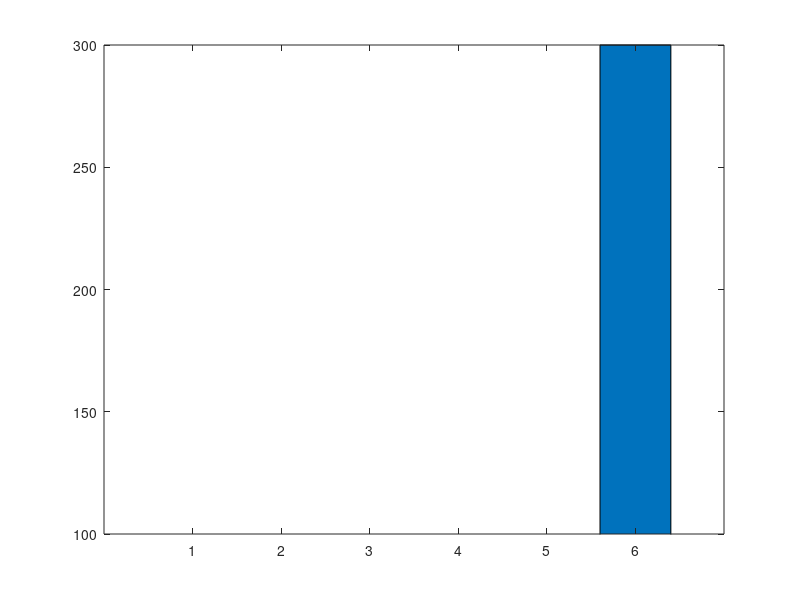

Write MATLAB code to recreate this figure.
a=[1 3 6 4 5 300];

ylim1=[0 20];
ylim2=[100 300];
xlim=[0 length(a)+1];

figure;

% retrieve your default axis pos
clf;
p0=get(gca,'position')
delete(gcf);

% create axis1
%a1=axes('position',[p0(1) p0(2) p0(3)/2-.025 p0(4)]);
%a1=axes('position',[p0(1) p0(2) p0(3) p0(4)/2]);
%a2=axes('position',[p0(1) p0(4)/2+.145 p0(3) p0(4)/2])
%barh(a);
%bar(a);
%set(a1,'ylim',ylim1);
%set(a2,'xlim',xlim,'ylim',ylim2);
%set(a2,'xtick',[]);
%box off;

% create axis2
%a2=axes('position',[p0(1)+p0(3)/2+.025 p0(2) p0(3)/2-.025 p0(4)]);
%a2=axes('position',[p0(1) p0(4)/2+.145 p0(3) p0(4)/2])
%a2=axes('position',[p0(1) p0(2) p0(3) p0(4)/2]);
a2=axes('position',[p0(1) p0(2) p0(3) p0(4)]);
%barh(a);
bar(a);

%set(a2,'ylim',ylim1);
%set(a2,'ylim',ylim2);
set(a2,'xlim',xlim,'ylim',ylim2);
%set(a2,'xtick',[]);
%set(a2,'xcolor',get(a2,'color'));
%box off

%%%%%%%%%%%%%%%% plotting %%%%%%%%%%%%%%%%%%%%%
output = "break_axis";

%figure;
saveas(1, strcat(output, ".png"));

%box off
